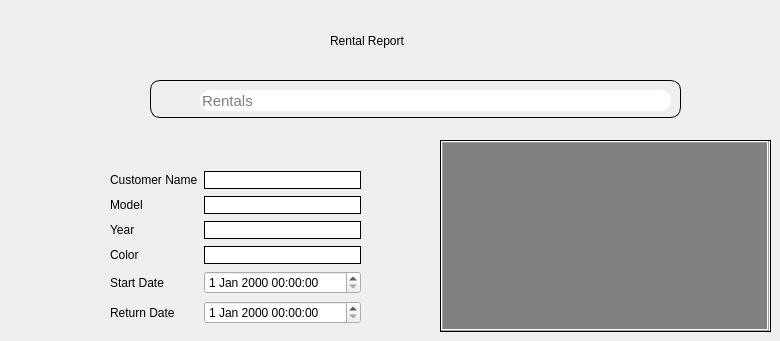
      <widget class="QWidget" name="report">
       <widget class="QLabel" name="label_26">
        <property name="geometry">
         <rect>
          <x>330</x>
          <y>20</y>
          <width>161</width>
          <height>41</height>
         </rect>
        </property>
        <property name="styleSheet">
         <string notr="true">color:black;
font: 900 16pt &quot;Segoe UI Black&quot;;</string>
        </property>
        <property name="text">
         <string>Rental Report</string>
        </property>
       </widget>
       <widget class="QFrame" name="viewcarrentals">
        <property name="geometry">
         <rect>
          <x>150</x>
          <y>80</y>
          <width>531</width>
          <height>38</height>
         </rect>
        </property>
        <property name="focusPolicy">
         <enum>Qt::NoFocus</enum>
        </property>
        <property name="styleSheet">
         <string notr="true">border-style: solid;
border-width: 1px;
border-radius: 10px;</string>
        </property>
        <property name="frameShape">
         <enum>QFrame::StyledPanel</enum>
        </property>
        <property name="frameShadow">
         <enum>QFrame::Raised</enum>
        </property>
        <widget class="QLineEdit" name="RegisterFisherSearchLineEdir">
         <property name="geometry">
          <rect>
           <x>50</x>
           <y>10</y>
           <width>471</width>
           <height>21</height>
          </rect>
         </property>
         <property name="font">
          <font>
           <pointsize>11</pointsize>
          </font>
         </property>
         <property name="toolTip">
          <string>Enter user first name or last name</string>
         </property>
         <property name="statusTip">
          <string>Enter Fisher First name</string>
         </property>
         <property name="autoFillBackground">
          <bool>false</bool>
         </property>
         <property name="styleSheet">
          <string notr="true">border: none;</string>
         </property>
         <property name="frame">
          <bool>false</bool>
         </property>
         <property name="placeholderText">
          <string>Rentals</string>
         </property>
         <property name="clearButtonEnabled">
          <bool>true</bool>
         </property>
        </widget>
        <widget class="QLabel" name="RegisterFisherLabel">
         <property name="geometry">
          <rect>
           <x>20</x>
           <y>10</y>
           <width>21</width>
           <height>21</height>
          </rect>
         </property>
         <property name="styleSheet">
          <string notr="true">border: none;</string>
         </property>
         <property name="text">
          <string/>
         </property>
         <property name="pixmap">
          <pixmap>:/images/images/search.svg</pixmap>
         </property>
         <property name="scaledContents">
          <bool>true</bool>
         </property>
        </widget>
       </widget>
       <widget class="QTableView" name="tableView_2">
        <property name="geometry">
         <rect>
          <x>440</x>
          <y>140</y>
          <width>331</width>
          <height>192</height>
         </rect>
        </property>
        <property name="styleSheet">
         <string notr="true">border-style: solid;
border-width: 1px;
</string>
        </property>
       </widget>
       <widget class="QWidget" name="gridLayoutWidget_6">
        <property name="geometry">
         <rect>
          <x>110</x>
          <y>170</y>
          <width>251</width>
          <height>160</height>
         </rect>
        </property>
        <layout class="QGridLayout" name="gridLayout_6">
         <item row="1" column="1">
          <widget class="QLineEdit" name="reportmodel">
           <property name="styleSheet">
            <string notr="true">border-style: solid;
border-width: 1px;
border-radius: 10px;</string>
           </property>
          </widget>
         </item>
         <item row="2" column="1">
          <widget class="QLineEdit" name="reportyear">
           <property name="styleSheet">
            <string notr="true">border-style: solid;
border-width: 1px;
border-radius: 10px;</string>
           </property>
          </widget>
         </item>
         <item row="5" column="0">
          <widget class="QLabel" name="label_31">
           <property name="styleSheet">
            <string notr="true">color:black;</string>
           </property>
           <property name="text">
            <string>Start Date </string>
           </property>
          </widget>
         </item>
         <item row="0" column="0">
          <widget class="QLabel" name="label_27">
           <property name="styleSheet">
            <string notr="true">color:black;</string>
           </property>
           <property name="text">
            <string>Customer Name</string>
           </property>
          </widget>
         </item>
         <item row="0" column="1">
          <widget class="QLineEdit" name="reportcustomername">
           <property name="styleSheet">
            <string notr="true">border-style: solid;
border-width: 1px;
border-radius: 10px;</string>
           </property>
          </widget>
         </item>
         <item row="3" column="0">
          <widget class="QLabel" name="label_28">
           <property name="styleSheet">
            <string notr="true">color:black;</string>
           </property>
           <property name="text">
            <string>Color</string>
           </property>
          </widget>
         </item>
         <item row="2" column="0">
          <widget class="QLabel" name="label_30">
           <property name="styleSheet">
            <string notr="true">color:black;</string>
           </property>
           <property name="text">
            <string>Year</string>
           </property>
          </widget>
         </item>
         <item row="3" column="1">
          <widget class="QLineEdit" name="reportcolor">
           <property name="styleSheet">
            <string notr="true">border-style: solid;
border-width: 1px;
border-radius: 10px;</string>
           </property>
          </widget>
         </item>
         <item row="1" column="0">
          <widget class="QLabel" name="label_29">
           <property name="styleSheet">
            <string notr="true">color:black;</string>
           </property>
           <property name="text">
            <string>Model</string>
           </property>
          </widget>
         </item>
         <item row="6" column="0">
          <widget class="QLabel" name="label_32">
           <property name="styleSheet">
            <string notr="true">color:black;</string>
           </property>
           <property name="text">
            <string>Return Date</string>
           </property>
          </widget>
         </item>
         <item row="5" column="1">
          <widget class="QDateTimeEdit" name="reportStartDate"/>
         </item>
         <item row="6" column="1">
          <widget class="QDateTimeEdit" name="reportReturnDate"/>
         </item>
        </layout>
       </widget>
       <widget class="QListView" name="viewRentalsList">
        <property name="geometry">
         <rect>
          <x>441</x>
          <y>141</y>
          <width>328</width>
          <height>190</height>
         </rect>
        </property>
        <property name="palette">
         <palette>
          <active>
           <colorrole role="Button">
            <brush brushstyle="SolidPattern">
             <color alpha="255">
              <red>128</red>
              <green>128</green>
              <blue>128</blue>
             </color>
            </brush>
           </colorrole>
           <colorrole role="Base">
            <brush brushstyle="SolidPattern">
             <color alpha="255">
              <red>128</red>
              <green>128</green>
              <blue>128</blue>
             </color>
            </brush>
           </colorrole>
           <colorrole role="Window">
            <brush brushstyle="SolidPattern">
             <color alpha="255">
              <red>128</red>
              <green>128</green>
              <blue>128</blue>
             </color>
            </brush>
           </colorrole>
          </active>
          <inactive>
           <colorrole role="Button">
            <brush brushstyle="SolidPattern">
             <color alpha="255">
              <red>128</red>
              <green>128</green>
              <blue>128</blue>
             </color>
            </brush>
           </colorrole>
           <colorrole role="Base">
            <brush brushstyle="SolidPattern">
             <color alpha="255">
              <red>128</red>
              <green>128</green>
              <blue>128</blue>
             </color>
            </brush>
           </colorrole>
           <colorrole role="Window">
            <brush brushstyle="SolidPattern">
             <color alpha="255">
              <red>128</red>
              <green>128</green>
              <blue>128</blue>
             </color>
            </brush>
           </colorrole>
          </inactive>
          <disabled>
           <colorrole role="Button">
            <brush brushstyle="SolidPattern">
             <color alpha="255">
              <red>128</red>
              <green>128</green>
              <blue>128</blue>
             </color>
            </brush>
           </colorrole>
           <colorrole role="Base">
            <brush brushstyle="SolidPattern">
             <color alpha="255">
              <red>128</red>
              <green>128</green>
              <blue>128</blue>
             </color>
            </brush>
           </colorrole>
           <colorrole role="Window">
            <brush brushstyle="SolidPattern">
             <color alpha="255">
              <red>128</red>
              <green>128</green>
              <blue>128</blue>
             </color>
            </brush>
           </colorrole>
          </disabled>
         </palette>
        </property>
        <property name="autoFillBackground">
         <bool>false</bool>
        </property>
        <property name="styleSheet">
         <string notr="true">border-color: black</string>
        </property>
        <property name="frameShape">
         <enum>QFrame::Box</enum>
        </property>
        <property name="frameShadow">
         <enum>QFrame::Raised</enum>
        </property>
       </widget>
      </widget>
